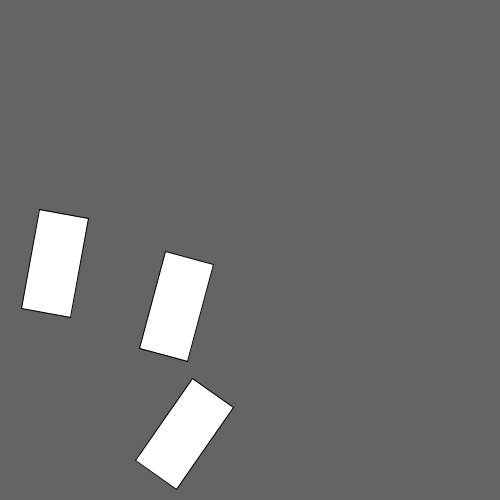
Frame 1 (no input)
Frame 60 (the mouse pressed at the canvas centre just before this capture): identical to frame 1, image omitted
Frame 120 (the mouse held since frame 60 and released just before this capture): identical to frame 1, image omitted

The Processing sketch that drew this single still picture (run headless with seeded random() and noise(); from frame 60 on, the mouse is pressed at the canvas centre):

// Processing sketch: sketch_0
// ── sketch_0.pde
// change the sketch so that each rectangle rotates on its own axis, 
// instead of from the origin point of the sketch. make each rectangle 
// rotate at a different speed.

float rect1Angle = 10;
float rect2Angle = 5;
float rect3Angle = 20;

void setup() {
  size(500, 500);
  rectMode(CENTER);
}

void draw() {
  background(100);
  
  rotate(radians(rect1Angle));
  rect(100, height/2, 50, 100);
  
  rotate(radians(rect2Angle));
  rect(250, height/2, 50, 100);
  
  rotate(radians(rect3Angle));
  rect(400, height/2, 50, 100);
}
